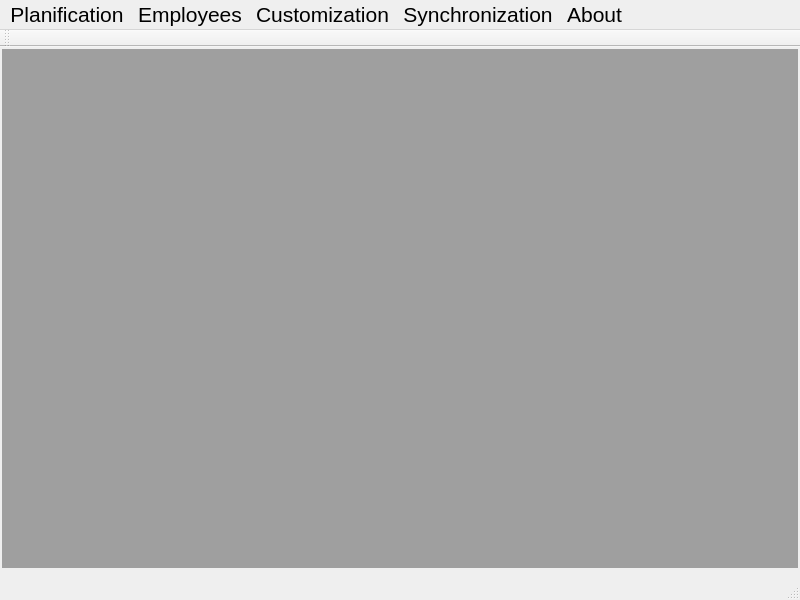
<?xml version="1.0" encoding="UTF-8"?>
<ui version="4.0">
 <class>MainWindow</class>
 <widget class="QMainWindow" name="MainWindow">
  <property name="geometry">
   <rect>
    <x>0</x>
    <y>0</y>
    <width>800</width>
    <height>600</height>
   </rect>
  </property>
  <property name="minimumSize">
   <size>
    <width>800</width>
    <height>600</height>
   </size>
  </property>
  <property name="font">
   <font>
    <pointsize>16</pointsize>
   </font>
  </property>
  <property name="windowTitle">
   <string>Big Six Planner</string>
  </property>
  <property name="windowIcon">
   <iconset resource="resources.qrc">
    <normaloff>:/img/app</normaloff>:/img/app</iconset>
  </property>
  <property name="autoFillBackground">
   <bool>true</bool>
  </property>
  <widget class="QWidget" name="centralWidget">
   <layout class="QVBoxLayout" name="verticalLayout">
    <property name="spacing">
     <number>2</number>
    </property>
    <property name="leftMargin">
     <number>2</number>
    </property>
    <property name="topMargin">
     <number>2</number>
    </property>
    <property name="rightMargin">
     <number>2</number>
    </property>
    <property name="bottomMargin">
     <number>2</number>
    </property>
    <item>
     <widget class="QMdiArea" name="mdiArea"/>
    </item>
   </layout>
  </widget>
  <widget class="QMenuBar" name="menuBar">
   <property name="geometry">
    <rect>
     <x>0</x>
     <y>0</y>
     <width>800</width>
     <height>32</height>
    </rect>
   </property>
   <widget class="QMenu" name="menuPlanification">
    <property name="title">
     <string>Planification</string>
    </property>
    <addaction name="separator"/>
    <addaction name="actionSetup_days"/>
    <addaction name="actionOpen"/>
    <addaction name="separator"/>
    <addaction name="actionPrint"/>
    <addaction name="actionPrint_Preview"/>
    <addaction name="separator"/>
    <addaction name="actionExit"/>
   </widget>
   <widget class="QMenu" name="menuEmployees">
    <property name="title">
     <string>Employees</string>
    </property>
    <addaction name="actionView"/>
   </widget>
   <widget class="QMenu" name="menuCustomization">
    <property name="title">
     <string>Customization</string>
    </property>
    <addaction name="actionParameters"/>
   </widget>
   <widget class="QMenu" name="menuAbout">
    <property name="title">
     <string>About</string>
    </property>
    <addaction name="actionAbout"/>
   </widget>
   <widget class="QMenu" name="menuSynchronization">
    <property name="title">
     <string>Synchronization</string>
    </property>
    <addaction name="actionSynchronize"/>
   </widget>
   <addaction name="menuPlanification"/>
   <addaction name="menuEmployees"/>
   <addaction name="menuCustomization"/>
   <addaction name="menuSynchronization"/>
   <addaction name="menuAbout"/>
  </widget>
  <widget class="QToolBar" name="mainToolBar">
   <attribute name="toolBarArea">
    <enum>TopToolBarArea</enum>
   </attribute>
   <attribute name="toolBarBreak">
    <bool>false</bool>
   </attribute>
  </widget>
  <widget class="QStatusBar" name="statusBar"/>
  <action name="actionOpen">
   <property name="icon">
    <iconset resource="resources.qrc">
     <normaloff>:/img/images/glyphicons_144_folder_open.png</normaloff>:/img/images/glyphicons_144_folder_open.png</iconset>
   </property>
   <property name="text">
    <string>Open</string>
   </property>
   <property name="toolTip">
    <string>Open Planification</string>
   </property>
   <property name="menuRole">
    <enum>QAction::ApplicationSpecificRole</enum>
   </property>
  </action>
  <action name="actionPrint">
   <property name="icon">
    <iconset resource="resources.qrc">
     <normaloff>:/img/images/glyphicons_015_print.png</normaloff>:/img/images/glyphicons_015_print.png</iconset>
   </property>
   <property name="text">
    <string>Print</string>
   </property>
   <property name="toolTip">
    <string>Prints Planification</string>
   </property>
   <property name="visible">
    <bool>true</bool>
   </property>
  </action>
  <action name="actionExit">
   <property name="text">
    <string>Exit</string>
   </property>
   <property name="toolTip">
    <string>Exits application</string>
   </property>
   <property name="shortcut">
    <string>Ctrl+Q</string>
   </property>
   <property name="menuRole">
    <enum>QAction::QuitRole</enum>
   </property>
  </action>
  <action name="actionView">
   <property name="icon">
    <iconset resource="resources.qrc">
     <normaloff>:/img/images/glyphicons_024_parents.png</normaloff>:/img/images/glyphicons_024_parents.png</iconset>
   </property>
   <property name="text">
    <string>View</string>
   </property>
   <property name="toolTip">
    <string>View Employees</string>
   </property>
  </action>
  <action name="actionParameters">
   <property name="icon">
    <iconset resource="resources.qrc">
     <normaloff>:/img/images/glyphicons_139_adjust_alt.png</normaloff>:/img/images/glyphicons_139_adjust_alt.png</iconset>
   </property>
   <property name="text">
    <string>Parameters</string>
   </property>
   <property name="toolTip">
    <string>Edit configuration parameters</string>
   </property>
  </action>
  <action name="actionAbout">
   <property name="icon">
    <iconset resource="resources.qrc">
     <normaloff>:/img/images/glyphicons_195_circle_info.png</normaloff>:/img/images/glyphicons_195_circle_info.png</iconset>
   </property>
   <property name="text">
    <string>About...</string>
   </property>
   <property name="menuRole">
    <enum>QAction::AboutRole</enum>
   </property>
  </action>
  <action name="actionSetup_days">
   <property name="icon">
    <iconset resource="resources.qrc">
     <normaloff>:/img/images/glyphicons_327_sampler.png</normaloff>:/img/images/glyphicons_327_sampler.png</iconset>
   </property>
   <property name="text">
    <string>Setup days...</string>
   </property>
  </action>
  <action name="actionSynchronize">
   <property name="icon">
    <iconset resource="resources.qrc">
     <normaloff>:/img/images/glyphicons_082_roundabout.png</normaloff>:/img/images/glyphicons_082_roundabout.png</iconset>
   </property>
   <property name="text">
    <string>Synchronize...</string>
   </property>
  </action>
  <action name="actionPrint_Preview">
   <property name="icon">
    <iconset resource="resources.qrc">
     <normaloff>:/img/images/glyphicons_039_notes.png</normaloff>:/img/images/glyphicons_039_notes.png</iconset>
   </property>
   <property name="text">
    <string>Print Preview</string>
   </property>
   <property name="visible">
    <bool>true</bool>
   </property>
  </action>
 </widget>
 <layoutdefault spacing="6" margin="11"/>
 <resources>
  <include location="resources.qrc"/>
 </resources>
 <connections/>
</ui>
